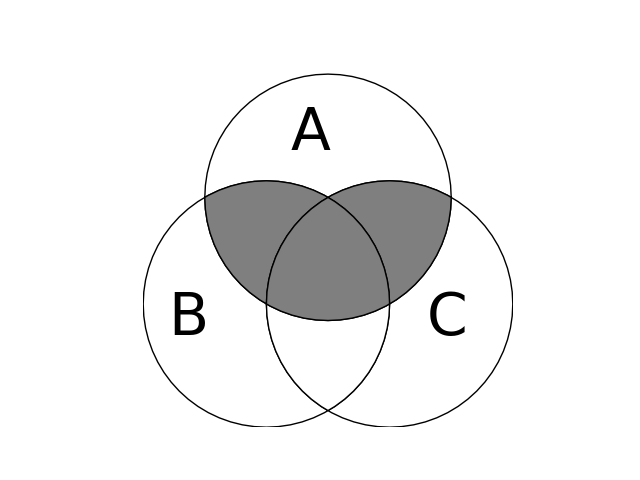

Generate this figure with Python:
import numpy as np
import matplotlib.pyplot as plt
import matplotlib2tikz.save as tikz_save
import shapely.geometry as sg
import descartes


# create the circles with shapely
a = sg.Point(0, np.sqrt(3) / 2).buffer(1.0)
b = sg.Point(-.5, 0).buffer(1.0)
c = sg.Point(0.5, 0).buffer(1.0)

# compute the 3 parts
a_ = a.difference(b.union(c))
b_ = b.difference(a.union(c))
c_ = c.difference(a.union(b))
ab = a.intersection(b).difference(c)
bc = b.intersection(c).difference(a)
ca = c.intersection(a).difference(b)
abc = a.intersection(b.intersection(c))

# use descartes to create the matplotlib patches
ax = plt.gca()
ax.add_patch(descartes.PolygonPatch(a_, fc='#FFFFFF', ec='k', alpha=1))
ax.add_patch(descartes.PolygonPatch(b_, fc='#FFFFFF', ec='k', alpha=1))
ax.add_patch(descartes.PolygonPatch(c_, fc='#FFFFFF', ec='k', alpha=1))
ax.add_patch(descartes.PolygonPatch(ab, fc='#7F7F7F', ec='k', alpha=1))
ax.add_patch(descartes.PolygonPatch(bc, fc='#FFFFFF', ec='k', alpha=1))
ax.add_patch(descartes.PolygonPatch(ca, fc='#7F7F7F', ec='k', alpha=1))
ax.add_patch(descartes.PolygonPatch(abc, fc='#7F7F7F', ec='k', alpha=1))

# control display

plt.text(-0.3, 1.25, "A", fontsize=42)
plt.text(-1.3, -0.25, "B", fontsize=42)
plt.text(0.8, -0.25, "C", fontsize=42)

plt.box(False)
plt.axis('off')
ax.set_xlim(-1.5, 1.5)
ax.set_ylim(-1, 2)
ax.set_aspect('equal')

tikz_save("Oving2/Figurer/" + "f" + str(2) + ".tikz", figureheight='\\figureheight', figurewidth='\\figurewidth')
plt.savefig("Python/venn.png")

